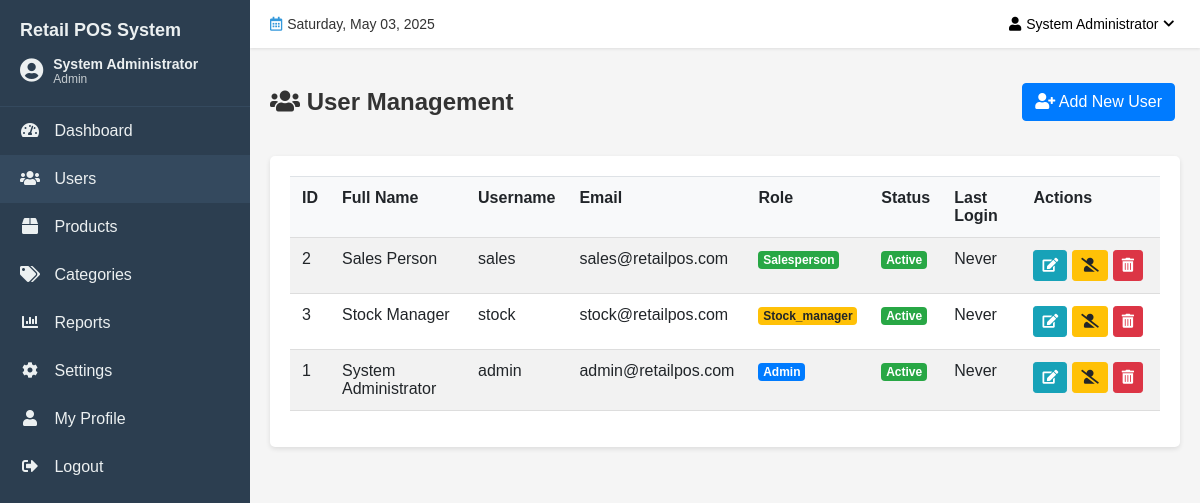
The page /admin/users.php (signed in) on the database its author committed.
### tables this page shows
CREATE TABLE IF NOT EXISTS users (
    user_id INT AUTO_INCREMENT PRIMARY KEY,
    username VARCHAR(50) NOT NULL UNIQUE,
    password VARCHAR(255) NOT NULL,
    full_name VARCHAR(100) NOT NULL,
    email VARCHAR(100) UNIQUE,
    role ENUM('admin', 'salesperson', 'stock_manager') NOT NULL,
    status ENUM('active', 'inactive', 'suspended') NOT NULL DEFAULT 'active',
    created_at TIMESTAMP DEFAULT CURRENT_TIMESTAMP,
    last_login TIMESTAMP NULL,
    last_logout TIMESTAMP NULL
);

### admin/users.php (the view, shortened to what this page needs)
<?php
$conn = getConnection();
$userData = null;
$users = [];
$usersQuery = "SELECT * FROM users ORDER BY full_name ASC";
$result = mysqli_query($conn, $usersQuery);
if ($result) {
    while ($row = mysqli_fetch_assoc($result)) {
        $users[] = $row;
    }
}
include '../includes/header/header.php';
?>
<div class="page-header">
    <h2><i class="fas fa-users"></i> User Management</h2>
    <div class="page-actions">
        <a href="?action=add" class="btn btn-primary"><i class="fas fa-user-plus"></i> Add New User</a>
    </div>
</div>
<?php if (isset($_GET['action']) && ($_GET['action'] === 'add' || $_GET['action'] === 'edit')): ?>
    <div class="card">
        <div class="card-header">
            <h3><?php echo $_GET['action'] === 'add' ? 'Add New User' : 'Edit User'; ?></h3>
        </div>
        <div class="card-body">
            <form action="users.php" method="post">
                <?php if (isset($userData)): ?>
                    <input type="hidden" name="user_id" value="<?php echo $userData['user_id']; ?>">
                <?php endif; ?>
                <div class="form-row">
                    <div class="form-group col-md-6">
                        <label for="username">Username</label>
                        <input type="text" class="form-control" id="username" name="username" value="<?php echo isset($userData) ? $userData['username'] : ''; ?>" required>
                    </div>
                    <div class="form-group col-md-6">
                        <label for="password">Password <?php echo isset($userData) ? '(Leave blank to keep current)' : ''; ?></label>
                        <input type="password" class="form-control" id="password" name="password" <?php echo isset($userData) ? '' : 'required'; ?>>
                    </div>
                </div>
                <div class="form-row">
                    <div class="form-group col-md-6">
                        <label for="full_name">Full Name</label>
                        <input type="text" class="form-control" id="full_name" name="full_name" value="<?php echo isset($userData) ? $userData['full_name'] : ''; ?>" required>
                    </div>
                    <div class="form-group col-md-6">
                        <label for="email">Email</label>
                        <input type="email" class="form-control" id="email" name="email" value="<?php echo isset($userData) ? $userData['email'] : ''; ?>" required>
                    </div>
                </div>
                <div class="form-row">
                    <div class="form-group col-md-6">
                        <label for="role">Role</label>
                        <select class="form-control" id="role" name="role" required>
                            <option value="">Select Role</option>
                            <option value="admin" <?php echo (isset($userData) && $userData['role'] === 'admin') ? 'selected' : ''; ?>>Administrator</option>
                            <option value="salesperson" <?php echo (isset($userData) && $userData['role'] === 'salesperson') ? 'selected' : ''; ?>>Salesperson</option>
                            <option value="stock_manager" <?php echo (isset($userData) && $userData['role'] === 'stock_manager') ? 'selected' : ''; ?>>Stock Manager</option>
                        </select>
                    </div>
                    <div class="form-group col-md-6">
                        <label for="status">Status</label>
                        <select class="form-control" id="status" name="status" required>
                            <option value="active" <?php echo (isset($userData) && $userData['status'] === 'active') ? 'selected' : ''; ?>>Active</option>
                            <option value="inactive" <?php echo (isset($userData) && $userData['status'] === 'inactive') ? 'selected' : ''; ?>>Inactive</option>
                            <option value="suspended" <?php echo (isset($userData) && $userData['status'] === 'suspended') ? 'selected' : ''; ?>>Suspended</option>
                        </select>
                    </div>
                </div>
                <div class="form-actions">
                    <button type="submit" class="btn btn-success"><i class="fas fa-save"></i> Save</button>
                    <a href="users.php" class="btn btn-secondary"><i class="fas fa-times"></i> Cancel</a>
                </div>
            </form>
        </div>
    </div>
<?php else: ?>
    <div class="card">
        <div class="card-body">
            <table class="table table-striped">
                <thead>
                    <tr>
                        <th>ID</th>
                        <th>Full Name</th>
                        <th>Username</th>
                        <th>Email</th>
                        <th>Role</th>
                        <th>Status</th>
                        <th>Last Login</th>
                        <th>Actions</th>
                    </tr>
                </thead>
                <tbody>
                    <?php if (count($users) > 0): ?>
                        <?php foreach ($users as $user): ?>
                            <tr>
                                <td><?php echo $user['user_id']; ?></td>
                                <td><?php echo $user['full_name']; ?></td>
                                <td><?php echo $user['username']; ?></td>
                                <td><?php echo $user['email']; ?></td>
                                <td>
                                    <span class="badge <?php
                                        if ($user['role'] === 'admin') echo 'badge-primary';
                                        elseif ($user['role'] === 'salesperson') echo 'badge-success';
                                        elseif ($user['role'] === 'stock_manager') echo 'badge-warning';
                                    ?>">
                                        <?php echo ucfirst($user['role']); ?>
                                    </span>
                                </td>
                                <td>
                                    <span class="badge <?php
                                        if ($user['status'] === 'active') echo 'badge-success';
                                        elseif ($user['status'] === 'inactive') echo 'badge-secondary';
                                        elseif ($user['status'] === 'suspended') echo 'badge-danger';
                                    ?>">
                                        <?php echo ucfirst($user['status']); ?>
                                    </span>
                                </td>
                                <td><?php echo $user['last_login'] ? date('M d, Y H:i', strtotime($user['last_login'])) : 'Never'; ?></td>
                                <td>
                                    <div class="btn-group btn-group-sm">
                                        <a href="?action=edit&id=<?php echo $user['user_id']; ?>" class="btn btn-info" title="Edit"><i class="fas fa-edit"></i></a>
                                        <?php if ($user['status'] === 'active'): ?>
                                            <a href="?action=deactivate&id=<?php echo $user['user_id']; ?>" class="btn btn-warning" title="Deactivate"><i class="fas fa-user-slash"></i></a>
                                        <?php else: ?>
                                            <a href="?action=activate&id=<?php echo $user['user_id']; ?>" class="btn btn-success" title="Activate"><i class="fas fa-user-check"></i></a>
                                        <?php endif; ?>
                                        <?php if ($user['user_id'] !== $_SESSION['user_id']): ?>
                                            <a href="?action=delete&id=<?php echo $user['user_id']; ?>" class="btn btn-danger" title="Delete"><i class="fas fa-trash-alt"></i></a>
                                        <?php endif; ?>
                                    </div>
                                </td>
                            </tr>
                        <?php endforeach; ?>
                    <?php else: ?>
                        <tr>
                            <td colspan="8" class="text-center">No users found.</td>
                        </tr>
                    <?php endif; ?>
                </tbody>
            </table>
        </div>
    </div>
<?php endif; ?>
<?php
include '../includes/footer/footer.php';
?>

### assets/css/style.css (style rules this page uses)
* { box-sizing: border-box; }
body { font-family: Arial, sans-serif; margin: 0; padding: 0; background-color: #f4f4f4; color: #333; }
a { text-decoration: none; color: #2c3e50; transition: color 0.3s ease; }
.btn { display: inline-block; padding: 8px 16px; background-color: #2c3e50; color: white; border: none; border-radius: 4px; cursor: pointer; transition: background-color 0.3s ease; }
.btn-danger { background-color: #e74c3c; }
.table { width: 100%; border-collapse: collapse; margin-bottom: 1rem; }
.table th, .table td { padding: 12px 15px; border-bottom: 1px solid #ddd; text-align: left; }
.table th { background-color: #f8f9fa; font-weight: bold; }
.card { background-color: #fff; border-radius: 5px; box-shadow: 0 2px 5px rgba(0, 0, 0, 0.1); margin-bottom: 20px; }
.card-body { padding: 20px; }
.badge { display: inline-block; padding: 0.25em 0.6em; font-size: 75%; font-weight: 700; line-height: 1; text-align: center; white-space: nowrap; vertical-align: baseline; border-radius: 0.25rem; }
.badge-primary { color: #fff; background-color: #2c3e50; }
.badge-success { color: #fff; background-color: #2ecc71; }
.badge-warning { color: #212529; background-color: #f39c12; }

### admin/users.php (style rules this page uses)
.page-header { display: flex; justify-content: space-between; align-items: center; margin-bottom: 20px; }
.page-actions { text-align: right; }
.card { background-color: #fff; border-radius: 5px; box-shadow: 0 2px 5px rgba(0, 0, 0, 0.1); margin-bottom: 20px; }
.card-body { padding: 20px; }
.btn { display: inline-block; font-weight: 400; text-align: center; white-space: nowrap; vertical-align: middle; user-select: none; border: 1px solid transparent; padding: 0.375rem 0.75rem; font-size: 1rem; line-height: 1.5; border-radius: 0.25rem; transition: color 0.15s ease-in-out, background-color 0.15s ease-in-out, border-color 0.15s ease-in-out, box-shadow 0.15s ease-in-out; margin-right: 5px; }
.btn-primary { color: #fff; background-color: #007bff; border-color: #007bff; }
.btn-info { color: #fff; background-color: #17a2b8; border-color: #17a2b8; }
.btn-warning { color: #212529; background-color: #ffc107; border-color: #ffc107; }
.btn-danger { color: #fff; background-color: #dc3545; border-color: #dc3545; }
.btn-group { position: relative; display: inline-flex; vertical-align: middle; }
.btn-group-sm>.btn, .btn-sm { padding: 0.25rem 0.5rem; font-size: 0.875rem; line-height: 1.5; border-radius: 0.2rem; }
.table { width: 100%; margin-bottom: 1rem; color: #212529; border-collapse: collapse; }
.table th, .table td { padding: 0.75rem; vertical-align: top; border-top: 1px solid #dee2e6; }
.table-striped tbody tr:nth-of-type(odd) { background-color: rgba(0, 0, 0, 0.05); }
.badge { display: inline-block; padding: 0.25em 0.4em; font-size: 75%; font-weight: 700; line-height: 1; text-align: center; white-space: nowrap; vertical-align: baseline; border-radius: 0.25rem; }
.badge-primary { color: #fff; background-color: #007bff; }
.badge-success { color: #fff; background-color: #28a745; }
.badge-warning { color: #212529; background-color: #ffc107; }

### includes/footer/footer.php (style rules this page uses)
* { box-sizing: border-box; }
body { margin: 0; padding: 0; font-family: Arial, sans-serif; background-color: #f5f5f5; color: #333; }

### rows shown on the page
users: user_id "2", full_name "Sales Person", username "sales", email "sales@retailpos.com", role "Salesperson", status "Active", shows "Never"
users: user_id "3", full_name "Stock Manager", username "stock", email "stock@retailpos.com", role "Stock_manager", status "Active", shows "Never"
users: user_id "1", full_name "System Administrator", username "admin", email "admin@retailpos.com", role "Admin", status "Active", shows "Never"

### other values the page prints
$settings['company_name'] "Retail POS System"
$_SESSION['full_name'] "System Administrator"
$_SESSION['role'] "Admin"
